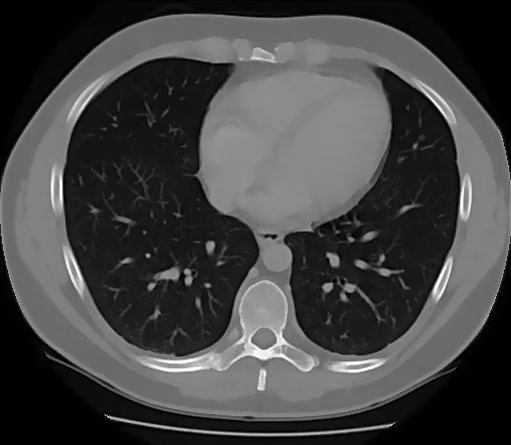
%> input picture HW1/heart_ct.jpg, 511 x 445 px; the run also reads 1 picture not shown here
$ octave q3.m   (GNU Octave 9; MATLAB toolbox functions it lacks are replaced by stand-ins)
%> lines starting %> are read from the running program, lines starting %| are printed output that depends on the picture
clc
img=imread("heart_ct.jpg");
%> img is the input picture: size 445x511x3 uint8; mean R, G, B 67.9, 67.8, 67.9
J = imnoise(img,'salt & pepper',0.5);
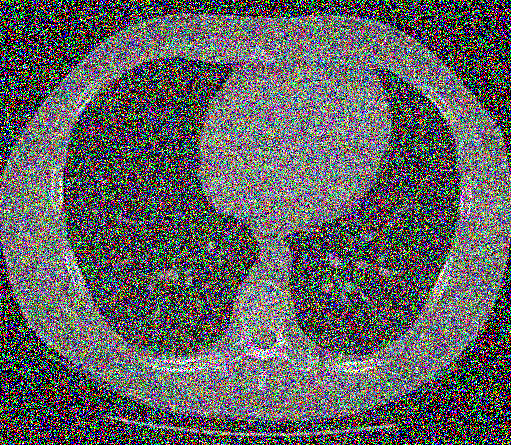
%> J: size 445x511x3 uint8; mean R, G, B 97.6, 97.8, 97.6
imshow(J)
%%
img1 = imread('heart_ct_S&P-0.01.jpg');
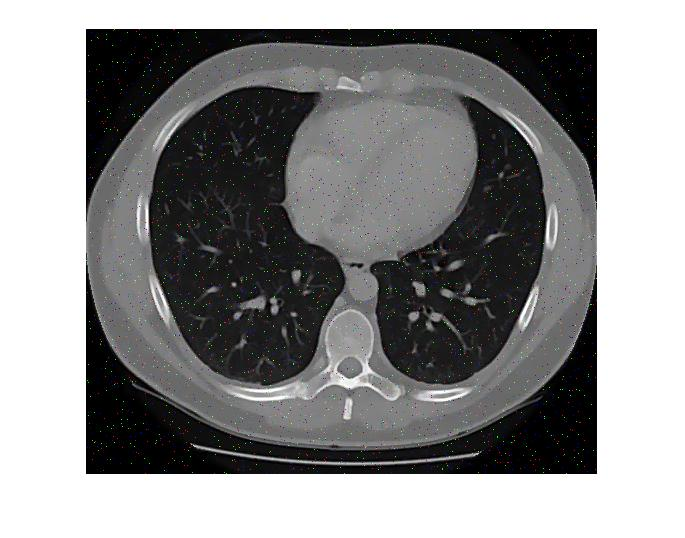
%> input picture HW1/result/heart_ct_S&P-0.01.jpg, 685 x 538 px
%> img1 is the input picture: size 538x685x3 uint8; mean R, G, B 140, 140, 140.1
img2 = imread('heart_ct_S&P-0.02.jpg');
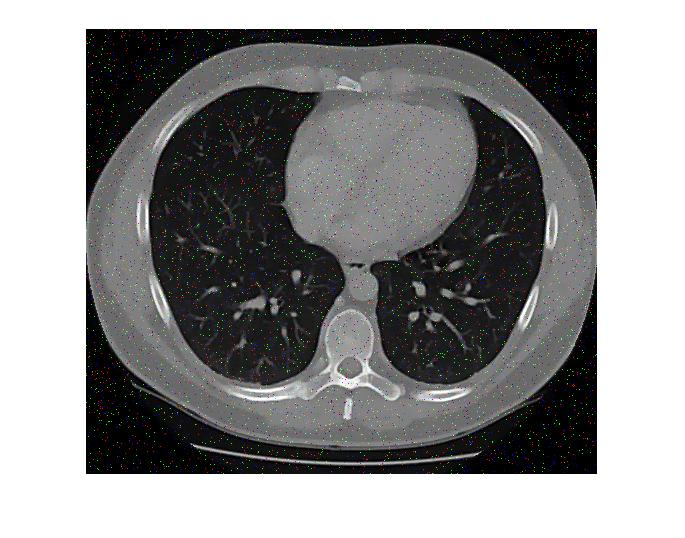
%> input picture HW1/result/heart_ct_S&P-0.02.jpg, 685 x 538 px
%> img2 is the input picture: size 538x685x3 uint8; mean R, G, B 140.6, 140.5, 140.6
img3 = imread('heart_ct_S&P-0.2.jpg');
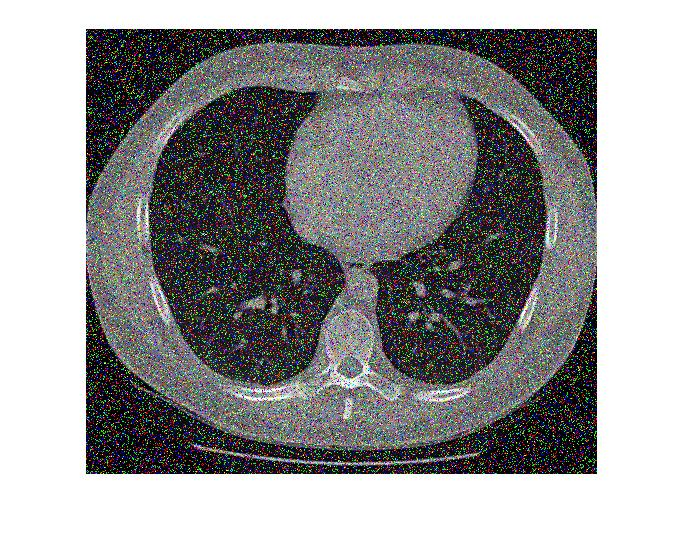
%> input picture HW1/result/heart_ct_S&P-0.2.jpg, 685 x 538 px
%> img3 is the input picture: size 538x685x3 uint8; mean R, G, B 147.8, 147.6, 148.1

multi = cat(1,img1,img2,img3);
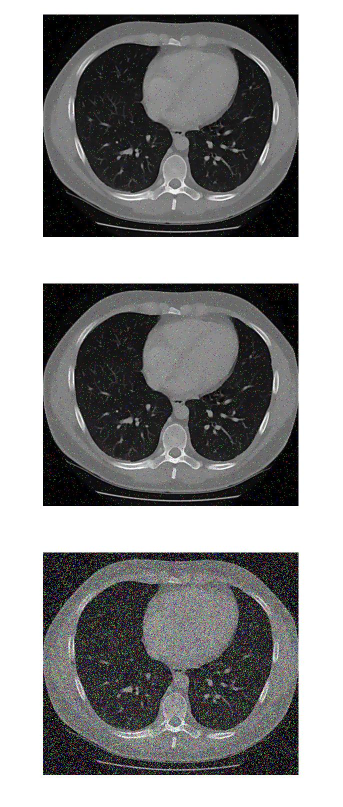
%> multi: size 1614x685x3 uint8 (shown at 1/2 size); mean R, G, B 142.8, 142.7, 142.9


montage(multi);
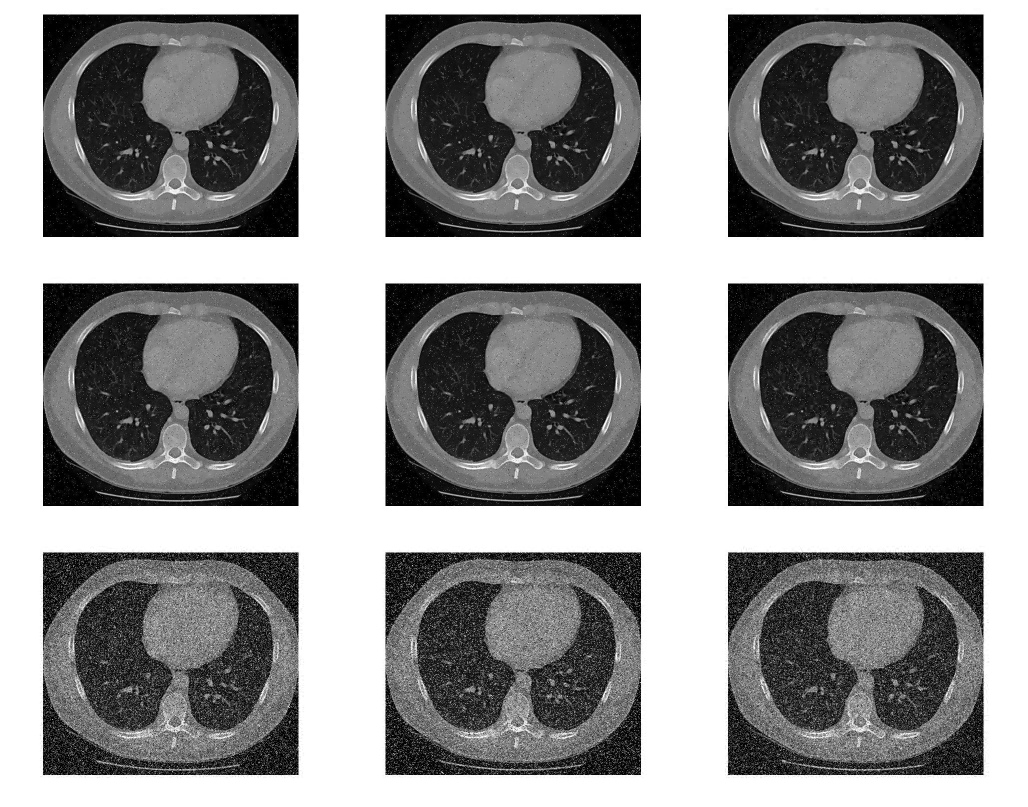
%> displayed picture: size 1614x2055, on the screen's scale of 0 to 255 (shown at 1/2 size); min 0, max 255, mean 142.8
%%
img1 = imread('heart_ct_S&P-0.001.jpg');
img2 = imread('heart_ct_S&P-0.01.jpg');
img3 = imread('heart_ct_S&P-0.02.jpg');
img4 = imread('heart_ct_S&P-0.2.jpg');
img5 = imread('heart_ct_S&P-0.5.jpg');
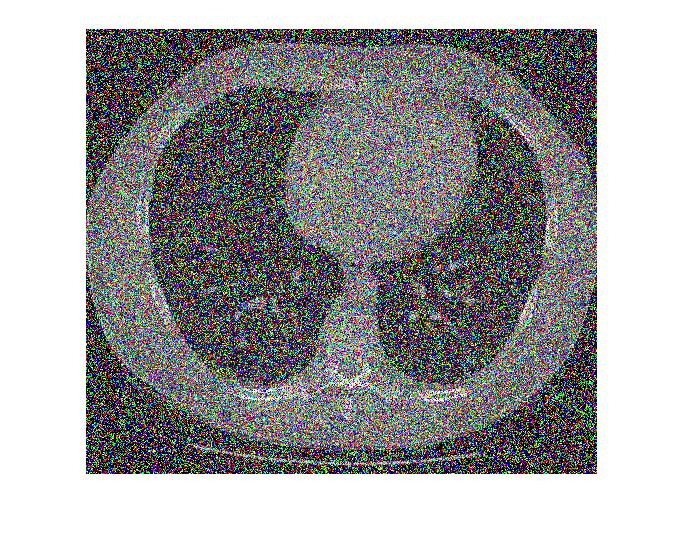
%> input picture HW1/result/heart_ct_S&P-0.5.jpg, 685 x 538 px
%> img5 is the input picture: size 538x685x3 uint8; mean R, G, B 158.8, 158.1, 159.2
figure
ax1 = subplot(2,2,1);
imshow(img2)
title('heartct S&P with 0.01')

ax2 = subplot(2,2,2);
imshow(img3)
title('heartct S&P with 0.02')

ax3 = subplot(2,2,3);
imshow(img4)
title('heartct S&P with 0.2')

ax4 = subplot(2,2,4);
imshow(img5)
title('heartct S&P with 0.5')
%%
%> (the run ends here)
